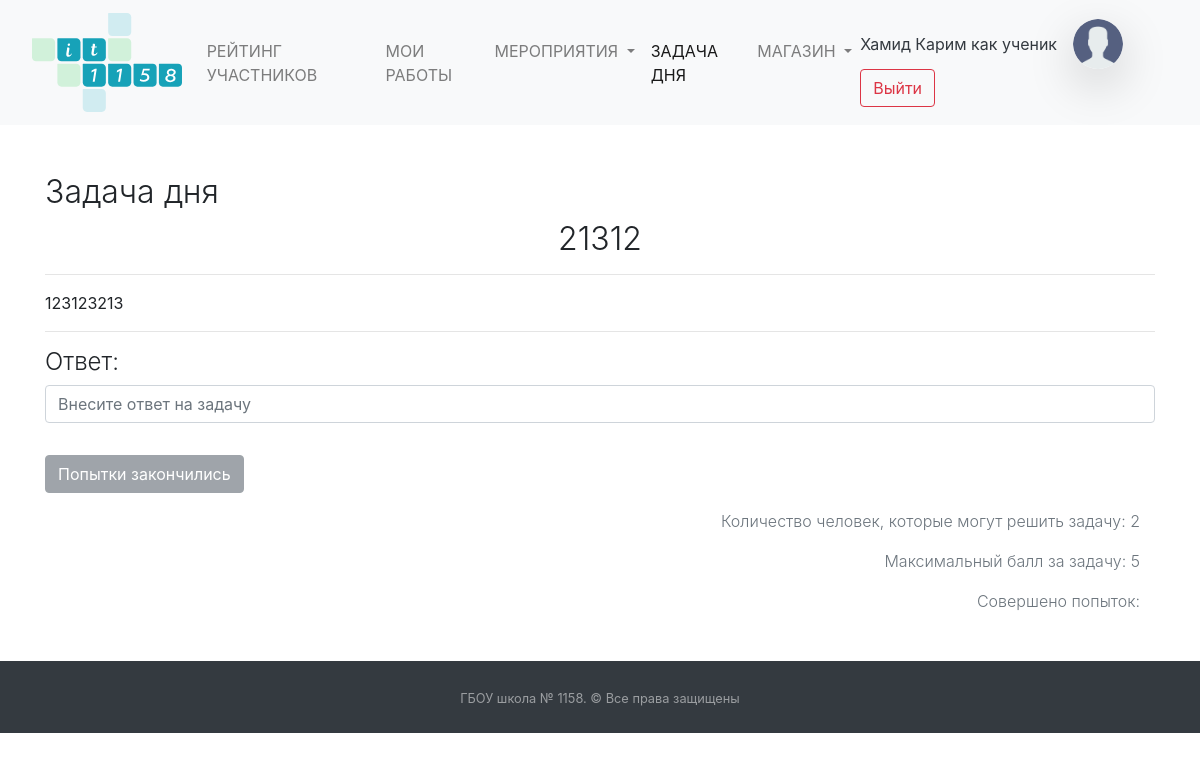
Page /daytask/show/4 (signed in) on the earlier database version.
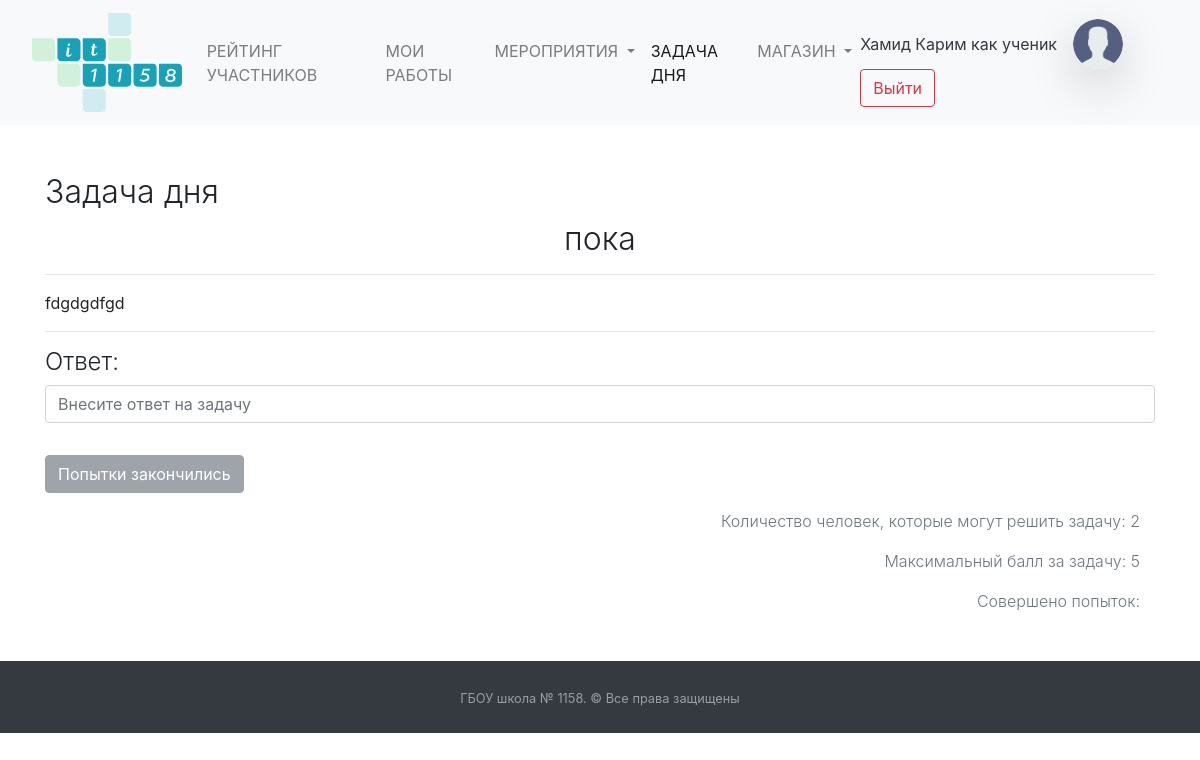
Same page on the later database version.
### daytask/models.py (models this page shows, shortened)
class Tasks(models.Model):
    STATUS_CHOICES = (
        ('ST10', '10 класс'),
        ('ST11', '11 класс'),
    )
    date = models.DateField("Дата задачи", null=True)
    name = models.CharField("Название задачи", null=True, max_length=150)
    discription_task = HTMLField("Условие задачи")
    status_task = models.CharField("Выберите класс", choices=STATUS_CHOICES, default='ST10', max_length=30)
    result = models.CharField(null=True, verbose_name="Правильный ответ на задачу", max_length=200)
    count_answer = models.IntegerField(default=2,
                                       verbose_name="Количество человек, которые могут решить задачу")
    score = models.IntegerField("Максимальный балл за задачу", default=5)
    tries = models.IntegerField(default=-1, verbose_name="Количество попыток ответа на каждого ученика (-1 - бесконечно)")
    tries_list = models.CharField(default="", verbose_name="ID учеников, совершившие попытку",
                                                max_length=200,
                                                blank=True)
    id_puple_correct_answers = models.CharField(default="", verbose_name="ID учеников, кто дал правильный ответ",
                                                max_length=200,
                                                blank=True)
    class Meta:
        verbose_name = "Задача дня"
        verbose_name_plural = "Задача дня"

### daytask/views.py (the view)
# urls.py: path('show/<int:id>', views.DayTaskShowView.as_view(), name='Отображении задачи дня'),
class DayTaskShowView(DayTaskView):
    template_name = "daytask/daytask_show.html"
    queryset = Tasks
    login_url = '/login/'
    def get_context_data(self, *, object_list=None, **kwargs):
        context = super().get_context_data(**kwargs)
        context['task'] = Tasks.objects.get(id=int(self.kwargs['id']))
        return context
    def __init__(self):
        super().__init__()

### daytask/views.py (called while the page is built, shortened)
    def time_end_task(self, task):
        return ""

    def type_tasks(self, day):
        all_types_tasks = {"active": [(i, [Puples.objects.get(user=j) for j in i.id_puple_correct_answers.split()]) \
                                      for i in Tasks.objects.filter(date=day)]}
        all_types_tasks["last"] = [(i, [Puples.objects.get(user=j) for j in i.id_puple_correct_answers.split()]) \
                                   for i in Tasks.objects.filter(date__lt=day)]
        all_types_tasks["fiture"] = [(i, [Puples.objects.get(user=j) for j in i.id_puple_correct_answers.split()]) \
                                     for i in Tasks.objects.filter(date__gt=day)]
        return all_types_tasks

### mainapp/addons_python/views_addons_classes.py (called while the page is built)
    def get_context_data(self, *, object_list=None, **kwargs):
        context = super().get_context_data(**kwargs)
        context['events_new'] = Events.objects.filter(check=False).count()
        context['applicants_count'] = Puples.objects.filter(
            status="APP").count()
        return context

### templates/daytask/daytask_show.html (shortened to what this page needs)
{% extends  'base.html' %}
{% load static %}
{% load crispy_forms_tags %}
{% block main %}
    <div class="container pt-3">
        <h2 class="text-left font-weight-light pt-3">Задача дня</h2>
        <h2 class="text-center font-weight-light">{{ task.name }}</h2>
        <hr>
        {% autoescape off %}
            {{ task.discription_task }}
        {% endautoescape %}
        <hr>
        <h4 class="font-weight-light">Ответ:</h4>
        <form method="post">{% csrf_token %}
            <input type="text"
                   class="form-control text-left"
                   name="result" placeholder="Внесите ответ на задачу"
                   onkeydown="if(event.keyCode==13){return false;}">
            <button class="btn {% if button %}btn-success mt-3"{% else %}btn-secondary mt-3" disabled{% endif %}
            type="submit">{% if button %}{{ button }}{% else %}Попытки закончились{% endif %}</button>
        </form>
        <div class="container mt-3 text-muted">
            <p class="font-weight-light text-right">Количество человек, которые могут решить
                задачу: {{ task.count_answer }} </p>
            <p class="font-weight-light text-right">Максимальный балл за задачу: {{ task.score }} </p>
            <p class="font-weight-light text-right">Совершено попыток: {{ tries }} </p>
        </div>
    </div>
{% endblock %}
{% block detail_active_task %} active{% endblock %}

Differences in the rows shown:
changed Tasks: name "21312" → "пока"; discription_task "123123213" → "fdgdgdfgd"
